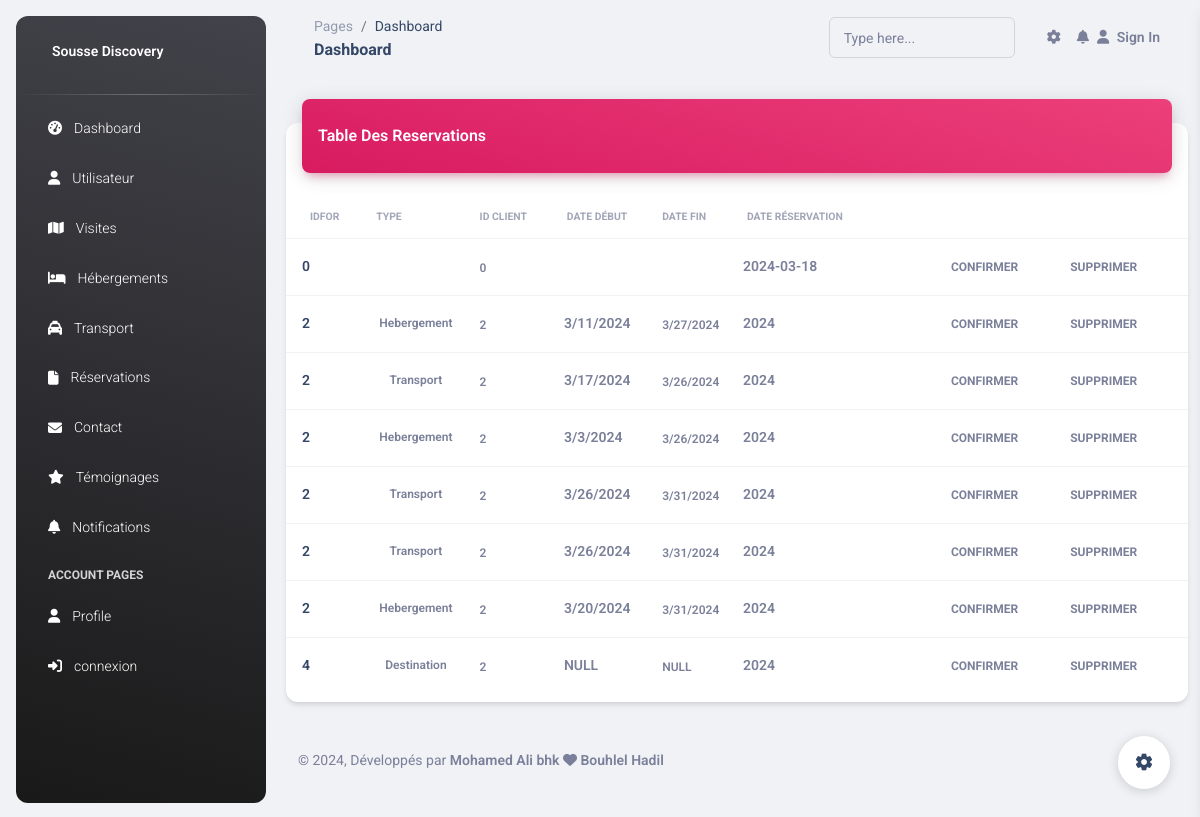
The page /connexion/reservation.php (signed in) on the database as committed earlier.
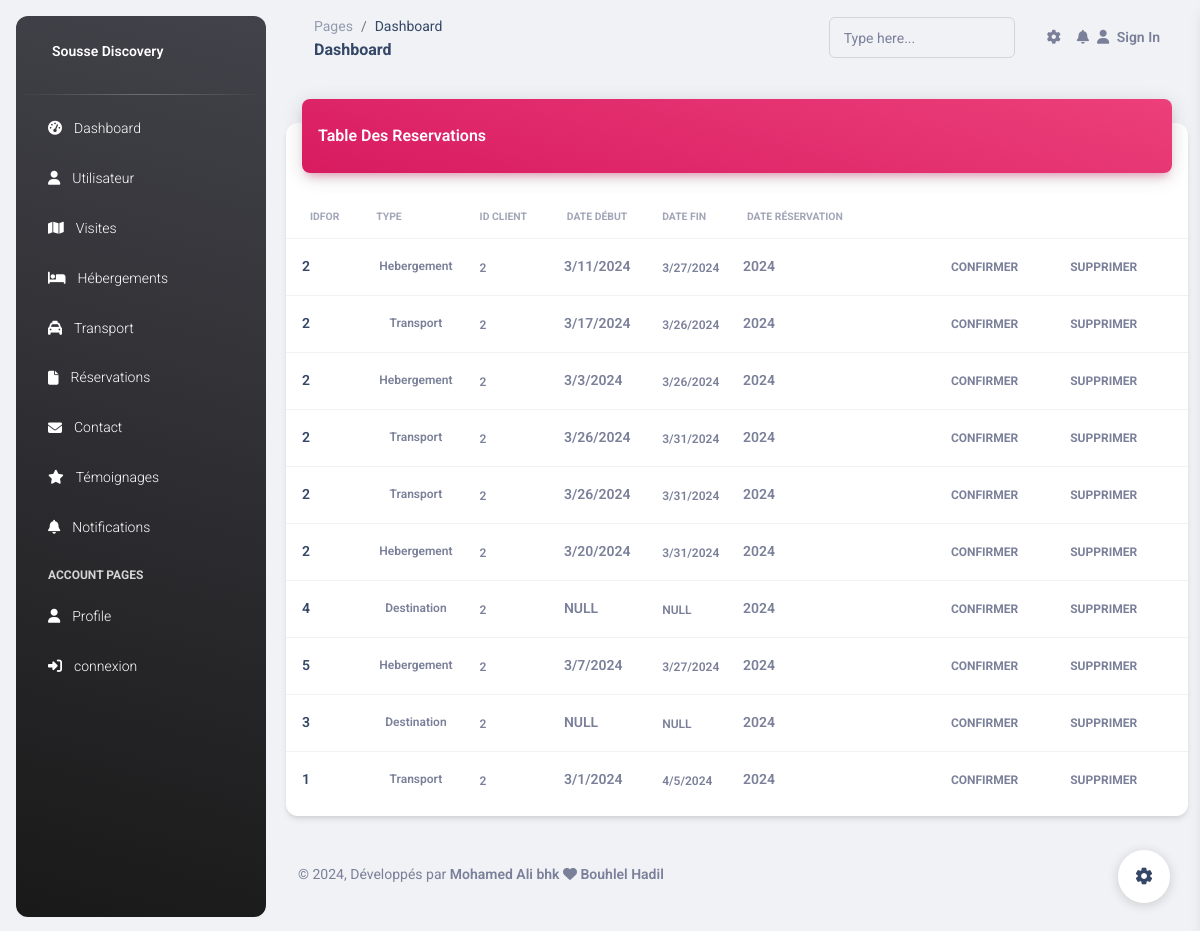
The same page on the database as committed later.
### tables this page shows
CREATE TABLE IF NOT EXISTS `reservation` (
  `id` int NOT NULL AUTO_INCREMENT,
  `idfor` int NOT NULL,
  `type` varchar(100) NOT NULL,
  `idClient` int NOT NULL,
  `dateD` varchar(50) NOT NULL,
  `dateF` varchar(50) NOT NULL,
  `dateReservation` varchar(50) NOT NULL,
  `etat` int NOT NULL,
  PRIMARY KEY (`id`)
);

### connexion/database.php (called while the page is built, shortened)
<?php
class database
{
    private $link;
    public function __construct()
    {
        global $link;
        if (is_null($link)) {
            $server = 'localhost';
            $login = 'root';
            $password = '';
            $database = 'sousse_discovery';
            try {
                $this->link = new mysqli($server, $login, $password, $database);
                $this->link->set_charset("utf8");
            } catch (mysqli_sql_exception $e) {
                echo 'Problem de connexion--> ' . $e;
            }
        }
    }
    public function getConnectionDB()
    {
        return $this->link;
    }
}
?>

### connexion/connexion.php (called while the page is built, shortened)
<?php
require_once("database.php");
require_once("hebergementfct.php");
require_once("reservationfct.php");
$database = new database();
$reservationfct= new reservationfct($database->getConnectionDB());
?>

### connexion/reservationfct.php (called while the page is built, shortened)
<?php
class reservationfct
{
    private $db;
    public function __construct($db)
    {
        $this->db = $db;
    }
    public function read()
    {
        $table = array();
        $query = mysqli_query($this->db, "SELECT * FROM `reservation`");
        while ($result = mysqli_fetch_array($query)) {
            $table[] = $result;
        }
        return $table;
    }
}
?>

### connexion/reservation.php (the view, shortened to what the changed rows need)
<?php require_once('head.php'); ?>
<body class="g-sidenav-show  bg-gray-200">
<?php require_once('navbarr.php'); ?>
    <div class="container-fluid py-4">
      <div class="row">
        <div class="col-12">
          <div class="card my-4">
            <div class="card-body px-0 pb-2">
              <div class="table-responsive p-0">
                <table class="table align-items-center justify-content-center mb-0">
                  <thead>
                    <tr>
                      <th class="text-uppercase text-secondary text-xxs font-weight-bolder opacity-7">idfor</th>
                      <th class="text-uppercase text-secondary text-xxs font-weight-bolder opacity-7 ps-2">Type</th>
                      <th class="text-uppercase text-secondary text-xxs font-weight-bolder opacity-7 ps-2">id client</th>
                      <th class="text-uppercase text-secondary text-xxs font-weight-bolder text-center opacity-7 ps-2">Date Début</th>
                      <th class="text-uppercase text-secondary text-xxs font-weight-bolder opacity-7 ps-2">Date Fin</th>
                      <th class="text-uppercase text-secondary text-xxs font-weight-bolder text-center opacity-7 ps-2">Date Réservation</th>
                      <th></th>
                    </tr>
                  </thead>
                  <tbody>
                  <?php
                        $all = $reservationfct->read();
                        foreach ($all as $i => $item):
                  ?>
                    <tr>
                      <td>
                        <div class="d-flex px-2">
                          <div class="my-auto">
                            <h6 class="mb-0 text-sm"><?= $item["idfor"]; ?></h6>
                          </div>
                        </div>
                      </td>
                      <td class="align-middle text-center">
                        <div class="d-flex align-items-center justify-content-center">
                          <span class="me-2 text-xs font-weight-bold"><?= $item["type"]; ?></span>
                        </div>
                      </td>
                      <td>
                        <span class="text-xs font-weight-bold"><?= $item["idClient"]; ?></span>
                      </td>
                      <td>
                        <p class="text-sm font-weight-bold mb-0"><?= $item["dateD"]; ?></p>
                      </td>
                      <td>
                        <span class="text-xs font-weight-bold"><?= $item["dateF"]; ?></span>
                      </td>
                      <td>
                        <p class="text-sm font-weight-bold mb-0"><?= $item["dateReservation"]; ?></p>
                      </td>
                      <td class="align-middle">
                      <button class="btn btn-link text-secondary mb-0">
                      <button type="button" class="btn btn-link text-secondary mb-0"
                                            data-bs-toggle="modal" data-bs-target="#update<?= $item["id"]; ?>">
                          confirmer
                        </button>
                        <button type="button" class="btn btn-link text-secondary mb-0" data-bs-toggle="modal" data-bs-target="#delete<?= $item["id"]; ?>">
                          supprimer
                        </button>
                      </td>
                    </tr>
                    <?php endforeach; ?>
                  </tbody>
                </table>
              </div>
            </div>
          </div>
        </div>
      </div>
    </div>
  </main>
</body>
</html>

Rows that differ between the two databases and show on the page:
removed reservation: idfor "0", idClient "0", dateReservation "2024-03-18"
added reservation: idfor "5", type "Hebergement", idClient "2", dateD "3/7/2024", dateF "3/27/2024", dateReservation "2024"
added reservation: idfor "3", type "Destination", idClient "2", dateD "NULL", dateF "NULL", dateReservation "2024"
added reservation: idfor "1", type "Transport", idClient "2", dateD "3/1/2024", dateF "4/5/2024", dateReservation "2024"
